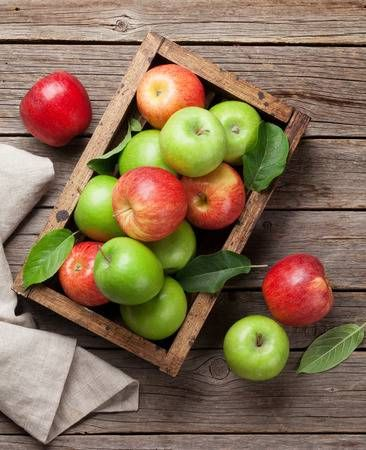
//> input picture fruit1.jpeg, 366 x 450 px
$ ./color   (built with g++ and OpenCV 4)
//> lines starting //> are read from the running program, lines starting //| are printed output that depends on the picture
#include <iostream>
#include <time.h>
#include "opencv2/core/core.hpp"
#include "opencv2/highgui/highgui.hpp"
#include "opencv2/imgproc/imgproc.hpp"
using namespace cv;
using namespace std;
void CvColorModels(Mat bgr_img);
Mat GetYCbCr(Mat src_img);
//Mat GetHSV(Mat src_img);
Mat MyKMeans(Mat src_img, int n_cluster);
void createClustersInfo(Mat imgInput, int n_cluster, vector<Scalar>& clustersCenters, vector<vector<Point>>& ptlnClusters);
void findAssociatedCluster(Mat imgInput, int n_cluster, vector<Scalar> clustersCenters, vector<vector<Point>>& ptlnClusters);
double computeColorDistance(Scalar pixel, Scalar clusterPixel);
double adjustClusterCenters(Mat src_img, int n_cluster, vector<Scalar>& clustersCenters, vector<vector<Point>> ptlnClusters, double& oldCenter, double newCenter);
Mat applyClusterToImage(Mat src_img, int n_cluster, vector<vector<Point>> ptlnClusters, vector<Scalar> clustersCenters);
Mat applyFinalClusterToImage(Mat src_img, int n_cluster, vector<vector<Point>> ptlnClusters, vector<Scalar> clustersCenters);
float min1(float b, float g, float r);
float max1(float b, float g, float r);
Mat MyBgr2Hsv(Mat src_img);
int main()
{
	Mat fruit = imread("fruit1.jpeg", 1);
//> fruit is the input picture: 450 rows x 366 cols, CV_8UC3; mean B, G, R 84.7, 111.2, 134.9
	MyKMeans(fruit, 7);
//> the loop in createClustersInfo, `for (int k = 0; k < n_cluster; k++)` made 7 passes
//> centerK on passes 1 to 7: Scalar(223, 229, 234), Scalar(20, 158, 127), Scalar(32, 58, 40), Scalar(136, 143, 162), Scalar(118, 183, 255), Scalar(7, 68, 40), Scalar(125, 166, 211)
//> in MyKMeans, `createClustersInfo(src_img, n_cluster, clustersCenters, ptlnClusters);`: clustersCenters = 7 Scalars: [223, 229, 234, 0], [20, 158, 127, 0], [32, 58, 40, 0], [136, 143, 162, 0], [118, 183, 255, 0], [7, 68, 40, 0], [125, 166, 211, 0]; ptlnClusters = 7 empty contours
//> the loop in MyKMeans, `while (diffChange > threshold)` made 26 passes
//> (diffChange in adjustClusterCenters, diffChange, oldCenter) on passes 2 to 13: (9.44, 9.44, 17.54), (6.06, 6.06, 11.47), (6.11, 6.11, 5.36), (1.1, 1.1, 4.26), (0.0743, 0.0743, 4.18), (0.33, 0.33, 3.85), (0.833, 0.833, 3.02), (1.19, 1.19, 1.83), (0.833, 0.833, 0.997), (0.411, 0.411, 0.585), (0.227, 0.227, 0.358), (0.128, 0.128, 0.23)
//> (diffChange, oldCenter) on pass 1: (inf, 26.97)
//> the loop in applyFinalClusterToImage, `for (int i = 0; i < n_cluster; i++)` made 7 passes
//> the loop in applyFinalClusterToImage, `for (int k = 0; k < n_cluster; k++)` made 7 passes
//> after the loop in applyFinalClusterToImage, `for (int k = 0; k < n_cluster; k++)`:
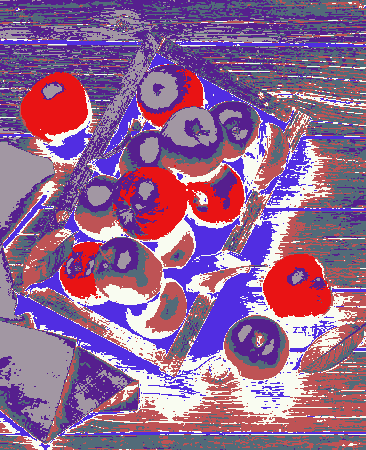
//> dst_img: 450 rows x 366 cols, CV_8UC3; mean B, G, R 145.6, 101, 145.7

	Mat hsvfruit;
	cvtColor(fruit, hsvfruit, cv::COLOR_BGR2HSV);
//> hsvfruit: 450 rows x 366 cols, CV_8UC3; mean H, S, V 21.5, 108.1, 139.3
	imshow("hsv ", hsvfruit);
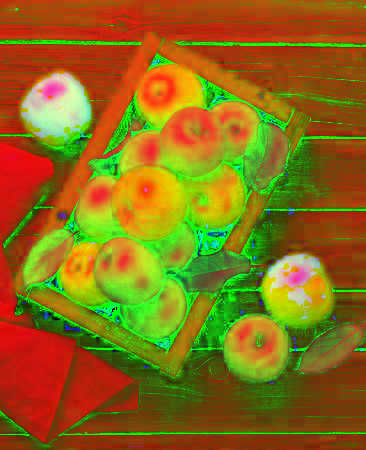
//> window 'hsv ': 450 rows x 366 cols, CV_8UC3; mean B, G, R 21.5, 108.1, 139.3
	Mat hsv = MyBgr2Hsv(fruit);
//> the loop in MyBgr2Hsv, `for (int y = 0; y < src_img.rows; y++)` made 450 passes
//> (b, g, r, v, s, h) on passes 1 to 3: (115, 136, 168, 42840, 80.45, 23.77), (100, 121, 153, 39015, 88.33, 23.77), (101, 121, 156, 39780, 89.9, 21.82)
//> after the loop in MyBgr2Hsv, `for (int y = 0; y < src_img.rows; y++)`:
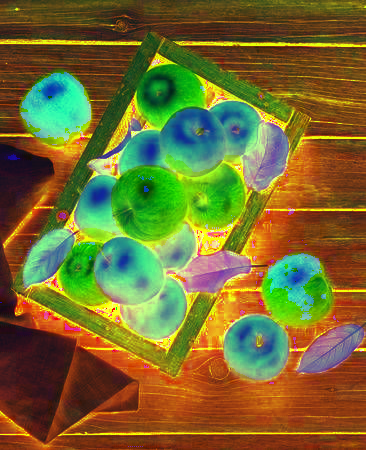
//> dst_img: 450 rows x 366 cols, CV_8UC3; mean B, G, R 47.2, 107.7, 116.7
//> after the loop in MyBgr2Hsv, `for (int y = 0; y < src_img.rows; y++)`: b = 103; g = 107; r = 126; v = 32130; s = 46.55; h = 10.43
	imshow("my hsv", hsv);
	waitKey(0);

}

// [62 lines left out: functions CvColorModels, GetYCbCr, not called in this run]
Mat MyBgr2Hsv(Mat src_img)
{
	double b, g, r, h, s, v;
	Mat dst_img(src_img.size(), src_img.type());
	for (int y = 0; y < src_img.rows; y++)
	{
		for (int x = 0; x < src_img.cols; x++)
		{
			b = (double)src_img.at<Vec3b>(y, x)[0];
			g = (double)src_img.at<Vec3b>(y, x)[1];
			r = (double)src_img.at<Vec3b>(y, x)[2];

			double max = max1(b,g,r);
			double min = min1(b, g, r);
			double z = max - min;
			v = max * 255;
			if (v == 0.0) s == 0.0;
			else {
				s = z / max * 255; // 255로 스케일을 키워줌
			}
			if (s == 0.0) h = 0.0;
			else {
				if (max == r)
				{
					h = 60 * (g - b) / z;
					//h = h / 2;
				}
				else if (max == g)
				{
					h = 60 * (2 + (b - r)) / z ;
					//h = h / 2;
				}
				else
				{
					h = 60 * (4 + (r - g)) / z ;
					//h = h / 2;
				}
			}
			if (h < 0)
			{
				h = h + 180;
			}
			else h = h;
			dst_img.at<Vec3b>(y, x)[0] = (uchar)h;
			dst_img.at<Vec3b>(y, x)[1] = (uchar)s;
			dst_img.at<Vec3b>(y, x)[2] = (uchar)v;

		}
	}
	return dst_img;
}
float max1(float b, float g, float r)
{
	float max;
	if (r > g)
	{
		max = r;
	}
	else max = g;
	if (max > b) max = max;
	else max = b;

	return max;
}
float min1(float b, float g, float r)
{
	float min;
	if (r > g) min = g;
	else min = r;
	if (min > b) min = b;
	else min = min;
	return min;
}
//Mat GetHSV(Mat src_img)
//{
//
//}
Mat MyKMeans(Mat src_img, int n_cluster)
{
	vector <Scalar> clustersCenters; // 군집 중앙값 벡터
	vector <vector<Point>> ptlnClusters; // 군집별 좌표 벡터 이중 벡터  군집을 판별하고 각 화소의 인덱스를 담는다.
	double threshold = 0.001;
	double oldCenter = INFINITY;
	double newCenter = 0;
	double diffChange = oldCenter - newCenter; // 군집 조정의 변화량

	//<초기설정>
	//군집 중앙값을 무작위로 할당 및 군집 별 좌표값을 저장할 벡터 할당
	createClustersInfo(src_img, n_cluster, clustersCenters, ptlnClusters);

	//<중앙값 조정 및 화소별 군집 판별>
	//반복적인 방법으로 군집 중앙값 조정
	//설정한 임계값 보다 군집 조정의 변화가 작을 때 까지 반복
	while (diffChange > threshold)//중앙값 조정
	{
		//<초기화>
		newCenter = 0;
		for (int k = 0; k < n_cluster; k++)
		{
			ptlnClusters[k].clear();
		}

		//현재의 군집 중앙값을 기준으로 군집 탐색>
		findAssociatedCluster(src_img, n_cluster, clustersCenters, ptlnClusters);

		//군집 중앙값 조절
		diffChange = adjustClusterCenters(src_img, n_cluster, clustersCenters, ptlnClusters, oldCenter, newCenter);

	}

	//군집 중앙값으로만 이루어진 영상 생성>
	Mat dst_img = applyFinalClusterToImage(src_img, n_cluster, ptlnClusters, clustersCenters);
	imshow("result", dst_img);
	return dst_img;
}

void createClustersInfo(Mat imgInput, int n_cluster, vector<Scalar>& clustersCenters, vector<vector<Point>>& ptlnClusters)
{
	RNG random(cv::getTickCount()); // opencv에서 무작위 값을 설정하는 함수 좌표를 무작위로 설정해서 그 좌표의 색을 중앙값으로 설정해준다.

	for (int k = 0; k < n_cluster; k++) //관심영역 설정
	{
		//군집 별 계산
		//<무작위 좌표 획득>
		Point centerKPoint;
		centerKPoint.x = random.uniform(0, imgInput.cols);
		centerKPoint.y = random.uniform(0, imgInput.rows);
		Scalar centerPixel = imgInput.at<Vec3b>(centerKPoint.y, centerKPoint.x);

		//<무작위 좌표의 화소값으로 군집별 중앙값 설정>
		Scalar centerK(centerPixel.val[0], centerPixel.val[1], centerPixel.val[2]);
		clustersCenters.push_back(centerK);

		vector<Point> ptlnClusterK;
		ptlnClusters.push_back(ptlnClusterK);//중앙값을 벡터에 저장한다.
	}
}

void findAssociatedCluster(Mat imgInput, int n_cluster, vector<Scalar> clustersCenters, vector<vector<Point>>& ptlnClusters)
{
	for (int r = 0; r < imgInput.rows; r++)
	{
		for (int c = 0; c < imgInput.cols; c++)
		{
				double minDistance = INFINITY;
				int closestClusterIndex = 0;
				Scalar pixel = imgInput.at<Vec3b>(r, c);

				for (int k = 0; k < n_cluster; k++)
				{
					//군집별 계산
					//<각 군집 중앙값과의 차이를 계산>
					Scalar clusterPixel = clustersCenters[k];
					double distance = computeColorDistance(pixel, clusterPixel);

					//<차이가 가장 적은 군집으로 좌표의 군집을 판별> //중앙값들과 모든 화소들 간의 거리 계산
					if (distance < minDistance)
					{
						minDistance = distance;
						closestClusterIndex = k;
					}
				}

				//<좌표 저장>
				ptlnClusters[closestClusterIndex].push_back(Point(c, r)); // 벡터에 저장

		}
	}
}

double computeColorDistance(Scalar pixel, Scalar clusterPixel)
{
	double diffBlue = pixel.val[0] - clusterPixel[0];
	double diffGreen = pixel.val[1] - clusterPixel[1];
	double diffRed = pixel.val[2] - clusterPixel[2];

	double distance = sqrt(pow(diffBlue, 2) + pow(diffGreen, 2) + pow(diffRed, 2));
	//Euclidian distance

	return distance;
}

double adjustClusterCenters(Mat src_img, int n_cluster, vector<Scalar>& clustersCenters, vector<vector<Point>> ptlnClusters, double& oldCenter, double newCenter)
{// 포인터로 값을 받아오는 건 값을 직접 가르키는 역할도 하지만 리턴을 하나밖에 못해서 직접 접근
	double diffChange;

	for (int k = 0; k < n_cluster; k++)
	{
		//군집 별 계산
		vector<Point>ptlnCluster = ptlnClusters[k];
		double newBlue = 0;
		double newGreen = 0;
		double newRed = 0;

		//<평균값 계산>
		for (int i = 0; i < ptlnCluster.size(); i++)
		{
			Scalar pixel = src_img.at<Vec3b>(ptlnCluster[i].y, ptlnCluster[i].x);
			newBlue += pixel.val[0];
			newGreen += pixel.val[1];
			newRed += pixel.val[2];
		}
		newBlue /= ptlnCluster.size(); // 평균을 구한다.
		newGreen /= ptlnCluster.size();
		newRed /= ptlnCluster.size();

		//<계산한 평균값으로 군집 중앙값 대체>
		Scalar newPixel(newBlue, newGreen, newRed);
		newCenter += computeColorDistance(newPixel, clustersCenters[k]);
		//  모든 군집에 대한 평균값도 같이 계산
		clustersCenters[k] = newPixel;
	}

	newCenter /= n_cluster;
	diffChange = abs(oldCenter - newCenter);
	//모든 군집에 대한 평균값 변화량 계산

	oldCenter = newCenter;

	return diffChange;
}

// [21 lines left out: function applyClusterToImage, not called in this run]

Mat applyFinalClusterToImage(Mat src_img, int n_cluster, vector<vector<Point>> ptlnClusters, vector<Scalar> clustersCenters)
{
	RNG random(cv::getTickCount());
	Mat dst_img(src_img.size(), src_img.type());
	int rd, rd1, rd2 = 0;

	double *rdnumber = new double[n_cluster * 3];
	for (int i = 0; i < n_cluster; i++)
	{
		rd = rand() % 255;
		rd1 = rand() % 255;
		rd2 = rand() % 255;
		rdnumber[i] = rd;
		rdnumber[i + n_cluster] = rd1;
		rdnumber[i + (n_cluster * 2)] = rd2;

	}
	for (int k = 0; k < n_cluster; k++)
	{
		vector<Point>ptlnCluster = ptlnClusters[k]; // 군집별 좌표들
		for (int j = 0; j < ptlnCluster.size(); j++)
		{
			//군집별 좌표 위치에 있는 화소 값을 해당 군집 중앙값으로 대체
			dst_img.at<Vec3b>(ptlnCluster[j])[0] = rdnumber[k];
			dst_img.at<Vec3b>(ptlnCluster[j])[1] = rdnumber[k+n_cluster];
			dst_img.at<Vec3b>(ptlnCluster[j])[2] = rdnumber[k+(n_cluster*2)];

		}
	}
	return dst_img;
}

$ run again, with butt.jpg copied over fruit1.jpeg
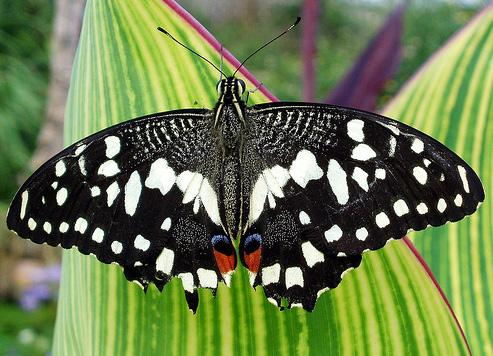
//> input picture butt.jpg, 493 x 356 px
//> fruit is the input picture: 356 rows x 493 cols, CV_8UC3; mean B, G, R 77.2, 123.6, 107
//> the loop in createClustersInfo, `for (int k = 0; k < n_cluster; k++)` made 7 passes
//> centerK on passes 1 to 7: Scalar(56, 105, 73), Scalar(50, 139, 96), Scalar(51, 45, 46), Scalar(81, 119, 97), Scalar(84, 106, 112), Scalar(86, 80, 91), Scalar(136, 225, 222)
//> in MyKMeans, `createClustersInfo(src_img, n_cluster, clustersCenters, ptlnClusters);`: clustersCenters = 7 Scalars: [56, 105, 73, 0], [50, 139, 96, 0], [51, 45, 46, 0], [81, 119, 97, 0], [84, 106, 112, 0], [86, 80, 91, 0], [136, 225, 222, 0]; ptlnClusters = 7 empty contours
//> the loop in MyKMeans, `while (diffChange > threshold)` made 41 passes
//> (diffChange in adjustClusterCenters, diffChange, oldCenter) on passes 2 to 9: (15.98, 15.98, 11.01), (3.19, 3.19, 7.82), (2.17, 2.17, 5.65), (0.708, 0.708, 4.94), (0.0752, 0.0752, 5.02), (0.0818, 0.0818, 5.1), (0.0396, 0.0396, 5.14), (0.804, 0.804, 4.33)
//> the loop in applyFinalClusterToImage, `for (int i = 0; i < n_cluster; i++)` made 7 passes
//> the loop in applyFinalClusterToImage, `for (int k = 0; k < n_cluster; k++)` made 7 passes
//> hsvfruit: 356 rows x 493 cols, CV_8UC3; mean H, S, V 56.2, 104.6, 127.3
//> `imshow("hsv ", hsvfruit);`:
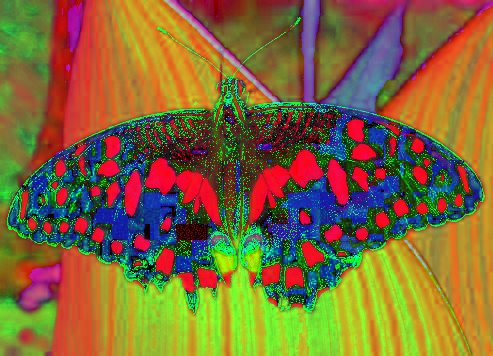
//> window 'hsv ': 356 rows x 493 cols, CV_8UC3; mean B, G, R 56.2, 104.6, 127.3
//> the loop in MyBgr2Hsv, `for (int y = 0; y < src_img.rows; y++)` made 356 passes
//> (b, g, r, v, s, h) on passes 1 to 3: (174, 150, 162, 44370, 35.17, 40), (174, 151, 165, 44370, 33.71, 46.96), (172, 153, 168, 43860, 28.17, 60)
//> after the loop in MyBgr2Hsv, `for (int y = 0; y < src_img.rows; y++)`:
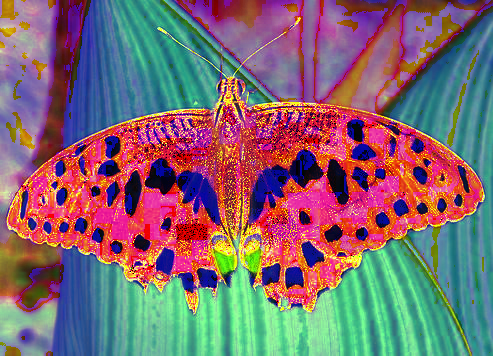
//> dst_img: 356 rows x 493 cols, CV_8UC3; mean B, G, R 112.4, 104.2, 128.2
//> after the loop in MyBgr2Hsv, `for (int y = 0; y < src_img.rows; y++)`: b = 96; g = 213; r = 198; v = 54315; s = 140.1; h = 128.7
